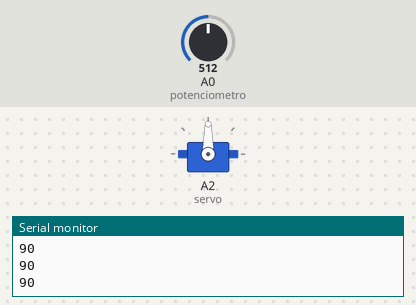
Recording of a sketch running on a simulated Arduino Uno, built with avr-gcc and run on an emulated ATmega328P. Parts: servo, the last lines printed to the serial monitor. The inputs (shaded band) are chosen by the test bench; at power-on: A0 (potenciometro) = 512.

Above: at 1.2 s.
1.3 s: A0 (potenciometro) set to 716
At 2.5 s:
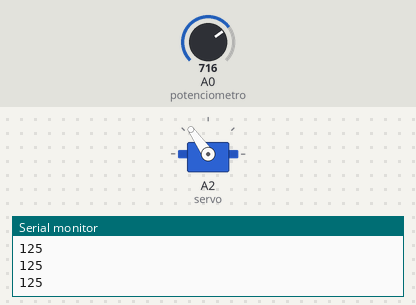
2.8 s: A0 (potenciometro) set to 900
At 3.5 s:
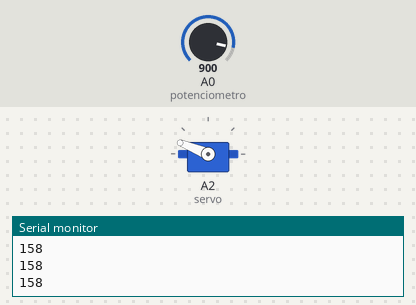
4.3 s: A0 (potenciometro) set to 1023
At 4.6 s:
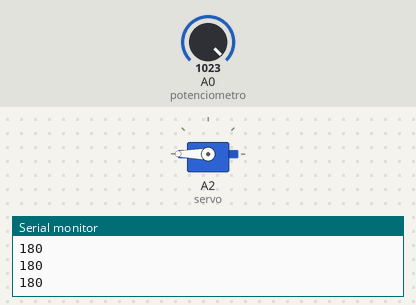
5.8 s: A0 (potenciometro) set to 306
At 7.0 s:
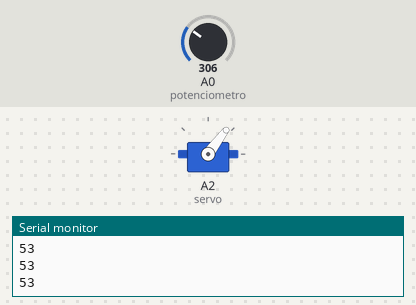
7.3 s: A0 (potenciometro) set to 122
At 8.0 s:
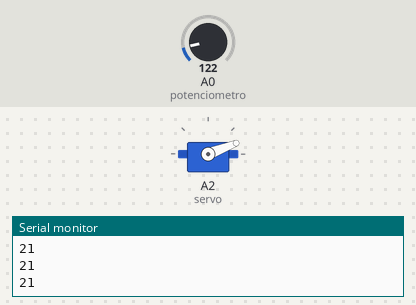
8.8 s: A0 (potenciometro) set to 0
At 9.3 s:
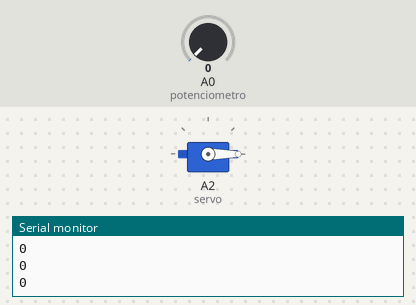
Timing chart, 0 to 11.3 s (numbered marks = the images above; inputs shaded):
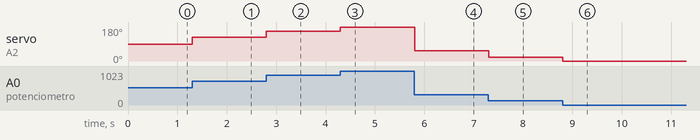

The sketch:

servo_potenciometro.ino
```cpp
#include <Servo.h> // Incluimos la biblioteca Servo

Servo servo;  // Definimos los servos que vamos a utilizar

int potenciometro = 0;  // Pin usado para conectar el potenciómeto
int valor_potenciometro;    // Esta variable definirá la posición del servo

void setup() {
  Serial.begin(9600);
  servo.attach(A2);  // Difinimos el pines de señal para el servo
}

void loop() {
  valor_potenciometro = analogRead(potenciometro);
  // leemose valor del potenciometro (valor entre 0 y 1023)
  valor_potenciometro = map(valor_potenciometro, 0, 1023, 0, 180);
  // valor proporcional a la escala del servomotor (valor entre 0 y 180)
  servo.write(valor_potenciometro);
  Serial.println(valor_potenciometro);
  delay(10);
  //
}
```

Measured:
- after the input at 1.3 s, servo on A2 (servo): 90° → 125° at once
- after the input at 2.8 s, servo on A2 (servo): 125° → 158° at once
- after the input at 4.3 s, servo on A2 (servo): 158° → 180° at once
- after the input at 5.8 s, servo on A2 (servo): 180° → 53° at once
- after the input at 7.3 s, servo on A2 (servo): 53° → 21° at once
- after the input at 8.8 s, servo on A2 (servo): 21° → 0° at once
